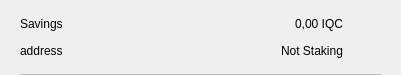
<?xml version="1.0" encoding="UTF-8"?>
<ui version="4.0">
 <class>CSRow</class>
 <widget class="QWidget" name="CSRow">
  <property name="geometry">
   <rect>
    <x>0</x>
    <y>0</y>
    <width>401</width>
    <height>75</height>
   </rect>
  </property>
  <property name="windowTitle">
   <string>Form</string>
  </property>
  <layout class="QVBoxLayout" name="verticalLayout">
   <property name="spacing">
    <number>0</number>
   </property>
   <property name="leftMargin">
    <number>20</number>
   </property>
   <property name="topMargin">
    <number>10</number>
   </property>
   <property name="rightMargin">
    <number>20</number>
   </property>
   <property name="bottomMargin">
    <number>0</number>
   </property>
   <item>
    <widget class="QWidget" name="info" native="true">
     <property name="minimumSize">
      <size>
       <width>0</width>
       <height>0</height>
      </size>
     </property>
     <layout class="QHBoxLayout" name="horizontalLayout_3">
      <property name="leftMargin">
       <number>0</number>
      </property>
      <property name="topMargin">
       <number>0</number>
      </property>
      <property name="rightMargin">
       <number>0</number>
      </property>
      <property name="bottomMargin">
       <number>10</number>
      </property>
      <item>
       <widget class="QWidget" name="container" native="true">
        <property name="minimumSize">
         <size>
          <width>0</width>
          <height>0</height>
         </size>
        </property>
        <layout class="QVBoxLayout" name="verticalLayout_2">
         <property name="spacing">
          <number>0</number>
         </property>
         <property name="leftMargin">
          <number>0</number>
         </property>
         <property name="topMargin">
          <number>0</number>
         </property>
         <property name="rightMargin">
          <number>0</number>
         </property>
         <property name="bottomMargin">
          <number>0</number>
         </property>
         <item>
          <layout class="QHBoxLayout" name="horizontalLayout">
           <item>
            <widget class="QLabel" name="labelName">
             <property name="toolTip">
              <string notr="true"/>
             </property>
             <property name="text">
              <string>Savings</string>
             </property>
            </widget>
           </item>
           <item>
            <spacer name="horizontalSpacer">
             <property name="orientation">
              <enum>Qt::Horizontal</enum>
             </property>
             <property name="sizeHint" stdset="0">
              <size>
               <width>40</width>
               <height>20</height>
              </size>
             </property>
            </spacer>
           </item>
           <item>
            <widget class="QLabel" name="labelAmount">
             <property name="text">
              <string>0,00 IQC</string>
             </property>
            </widget>
           </item>
          </layout>
         </item>
         <item>
          <layout class="QHBoxLayout" name="horizontalLayout_2">
           <item>
            <widget class="QLabel" name="labelAddress">
             <property name="toolTip">
              <string notr="true"/>
             </property>
             <property name="text">
              <string>address</string>
             </property>
            </widget>
           </item>
           <item>
            <spacer name="horizontalSpacer_2">
             <property name="orientation">
              <enum>Qt::Horizontal</enum>
             </property>
             <property name="sizeHint" stdset="0">
              <size>
               <width>40</width>
               <height>20</height>
              </size>
             </property>
            </spacer>
           </item>
           <item>
            <widget class="QLabel" name="labelStaking">
             <property name="text">
              <string>Not Staking</string>
             </property>
            </widget>
           </item>
          </layout>
         </item>
        </layout>
       </widget>
      </item>
      <item alignment="Qt::AlignHCenter|Qt::AlignVCenter">
       <widget class="QPushButton" name="pushButtonMenu">
        <property name="minimumSize">
         <size>
          <width>24</width>
          <height>24</height>
         </size>
        </property>
        <property name="maximumSize">
         <size>
          <width>32</width>
          <height>32</height>
         </size>
        </property>
        <property name="focusPolicy">
         <enum>Qt::NoFocus</enum>
        </property>
        <property name="styleSheet">
         <string notr="true">border:none; background-color:transparent;</string>
        </property>
        <property name="text">
         <string/>
        </property>
        <property name="icon">
         <iconset>
          <normaloff>://ic-menu-hover</normaloff>://ic-menu-hover</iconset>
        </property>
        <property name="iconSize">
         <size>
          <width>24</width>
          <height>24</height>
         </size>
        </property>
       </widget>
      </item>
     </layout>
    </widget>
   </item>
   <item>
    <widget class="QLabel" name="lblDivisory">
     <property name="minimumSize">
      <size>
       <width>0</width>
       <height>1</height>
      </size>
     </property>
     <property name="maximumSize">
      <size>
       <width>16777215</width>
       <height>1</height>
      </size>
     </property>
     <property name="styleSheet">
      <string notr="true">background-color:#bababa;</string>
     </property>
     <property name="text">
      <string/>
     </property>
     <property name="alignment">
      <set>Qt::AlignBottom|Qt::AlignLeading|Qt::AlignLeft</set>
     </property>
    </widget>
   </item>
  </layout>
 </widget>
 <resources/>
 <connections/>
</ui>
